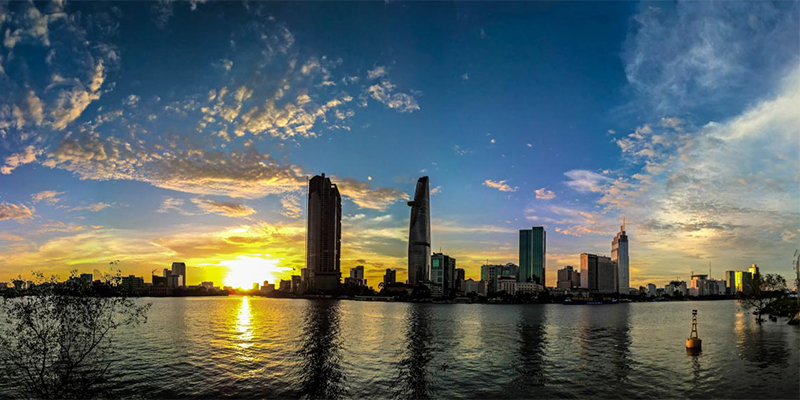
#> input picture assets/panorama.jpg, 800 x 400 px
$ python -i pipeline.py   (imports and definitions only)
#> lines starting #> are read from the running program, lines starting #| are printed output that depends on the picture; after the words box and inside, x2 and y2 are one past the last pixel; in counts of white or black regions, pixels touching at a corner belong together
"""Reproducible prototype for CO3057 Project 2.

Input images are supplied by the user in ``assets/``. The feature methods
are educational NumPy/SciPy implementations: Harris corners with normalized
local-patch descriptors, and FAST corners with oriented BRIEF descriptors
(an ORB-style binary method).
"""
from __future__ import annotations
import json, math, re, time
from pathlib import Path
import numpy as np
from PIL import Image
from scipy import ndimage, sparse
from scipy.sparse.linalg import spsolve
import matplotlib
# [1 line not run here, left out]
import matplotlib.pyplot as plt

ROOT = Path(__file__).resolve().parent
ASSETS = ROOT / 'assets'
RESULTS = ROOT / 'results'
# [1 line not run here, left out]

IMAGE_SUFFIXES = {'.bmp', '.jpeg', '.jpg', '.png', '.tif', '.tiff', '.webp'}


def save_rgb(arr, path):
    Image.fromarray(np.asarray(np.clip(arr, 0, 255), dtype=np.uint8), 'RGB').save(path)


# [12 lines left out: function image_files, not called in this run]


def role_match(path, aliases):
    tokens = set(re.split(r'[^a-z0-9]+', path.stem.lower()))
    return bool(tokens.intersection(aliases))


# [6 lines left out: function find_role, not called in this run]


def load_rgb(path):
    with Image.open(path) as image:
        return np.asarray(image.convert('RGB'), dtype=np.uint8)


# [118 lines left out: functions load_source_and_mask, load_panorama_views, poisson_clone, direct_clone, seam_edge_mean, not called in this run]


def harris_ncc_features(gray, max_points=450):
    g=gray.astype(np.float32)/255.0
    gx=ndimage.sobel(g,axis=1,mode='reflect')/8.0
    gy=ndimage.sobel(g,axis=0,mode='reflect')/8.0
    a=ndimage.gaussian_filter(gx*gx,1.4)
    b=ndimage.gaussian_filter(gx*gy,1.4)
    c=ndimage.gaussian_filter(gy*gy,1.4)
    response=a*c-b*b-0.045*(a+c)**2
    local=ndimage.maximum_filter(response,size=5,mode='nearest')
    peaks=(response>=local-1e-10)&(response>max(float(response.max())*0.0008,1e-7))
    candidates=[]
    for y,x in np.argwhere(peaks):
        if y<12 or y>=g.shape[0]-12 or x<12 or x>=g.shape[1]-12: continue
        candidates.append((float(response[y,x]),int(x),int(y),1.6))
    candidates.sort(reverse=True)
    # Spatial suppression avoids descriptors clustered at one corner.
    chosen=[]; cells=set()
    for score,x,y,sigma in candidates:
        cell=(x//7,y//7)
        if cell in cells: continue
        cells.add(cell); chosen.append((x,y,sigma))
        if len(chosen)>=max_points: break
    if not chosen: return np.empty((0,2)),np.empty((0,81),np.float32)
    coords=np.linspace(-6,6,9,dtype=np.float32)
    xx,yy=np.meshgrid(coords,coords)
    desc=[]; pts=[]
    for x,y,sigma in chosen:
        # Mean-center and L2-normalize a 9x9 intensity patch (NCC-style).
        v=ndimage.map_coordinates(g,[y+yy,x+xx],order=1,mode='reflect').ravel()
        v=v-v.mean(); v=v/(np.linalg.norm(v)+1e-8)
        desc.append(v); pts.append((x,y))
    return np.asarray(pts,float),np.asarray(desc,np.float32)


FAST_RING=[(-3,-1),(-3,0),(-3,1),(-2,2),(-1,3),(0,3),(1,3),(2,2),(3,1),(3,0),(3,-1),(2,-2),(1,-3),(0,-3),(-1,-3),(-2,-2)]

# [143 lines left out: functions orb_style_features, match_descriptors, normalize_points, fit_homography, transform_points, ransac_homography and 1 more, not called in this run]


def gray(rgb):
    a=rgb.astype(np.float32)
    return 0.299*a[:,:,0]+0.587*a[:,:,1]+0.114*a[:,:,2]


# [79 lines left out: functions run_feature_method, plot_composites, plot_panorama, main, not called in this run]

# [1 line not run here, left out]

>>> import cv2
>>> picture = cv2.imread('assets/panorama.jpg', cv2.IMREAD_GRAYSCALE)
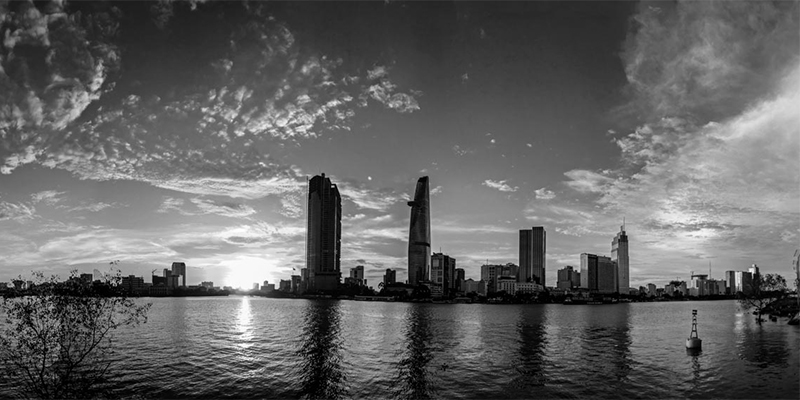
#> picture: shape (400, 800); min 0, max 255, mean 98.5
>>> result = harris_ncc_features(picture)
#> in harris_ncc_features, `gx=ndimage.sobel(g,axis=1,mode='reflect')/8.0`:
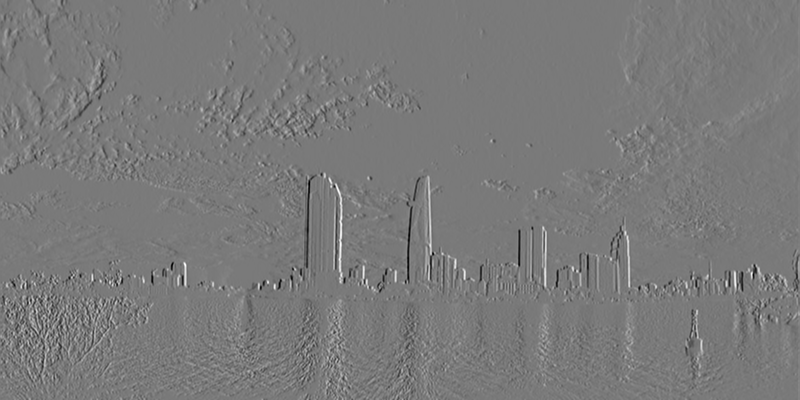
#> gx: shape (400, 800) float32; min -0.332, max 0.361, mean 0.000148; drawn with min black and max white
#> in harris_ncc_features, `gy=ndimage.sobel(g,axis=0,mode='reflect')/8.0`:
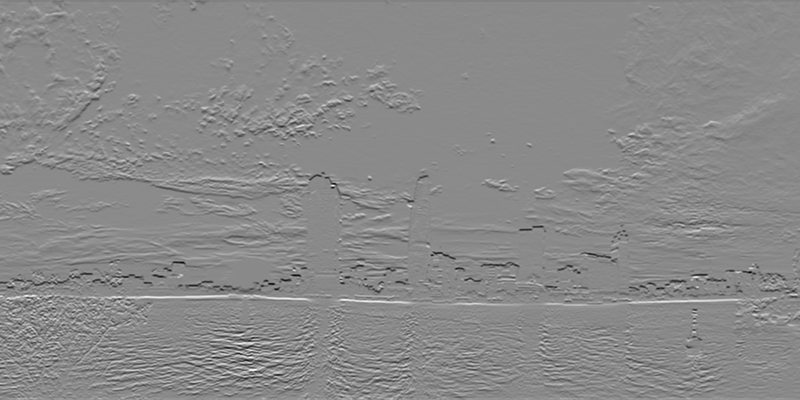
#> gy: shape (400, 800) float32; min -0.401, max 0.341, mean -0.000223; drawn with min black and max white
#> in harris_ncc_features, `b=ndimage.gaussian_filter(gx*gy,1.4)`:
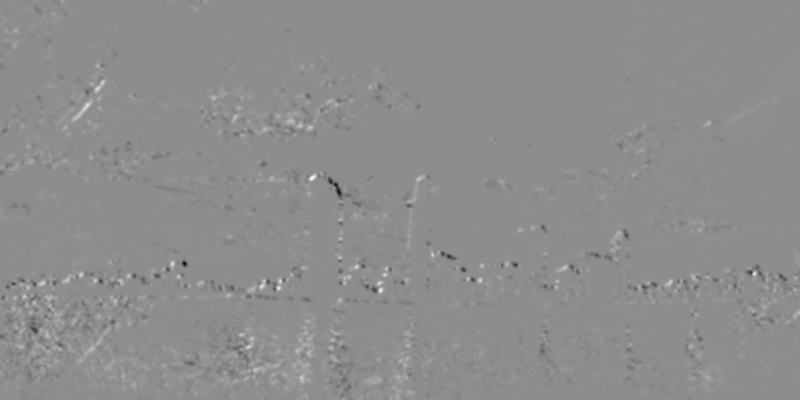
#> b: shape (400, 800) float32; min -0.0184, max 0.0147, mean 1.88e-05; drawn with min black and max white
#> in harris_ncc_features, `c=ndimage.gaussian_filter(gy*gy,1.4)`:
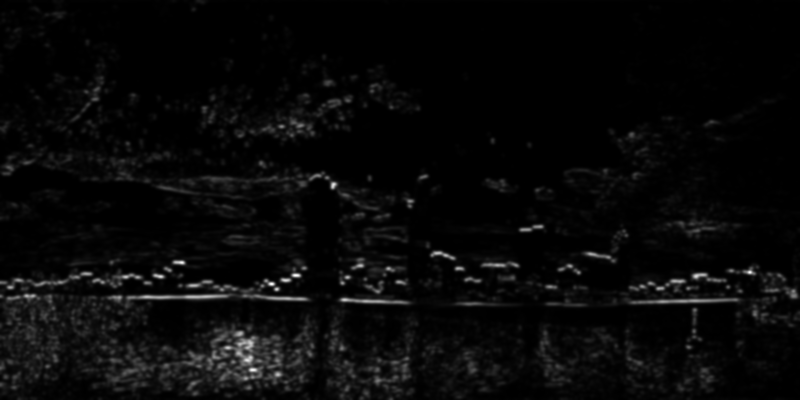
#> c: shape (400, 800) float32; min 5.08e-12, max 0.0466, mean 0.0016; drawn with min black and max white
#> in harris_ncc_features, `response=a*c-b*b-0.045*(a+c)**2`:
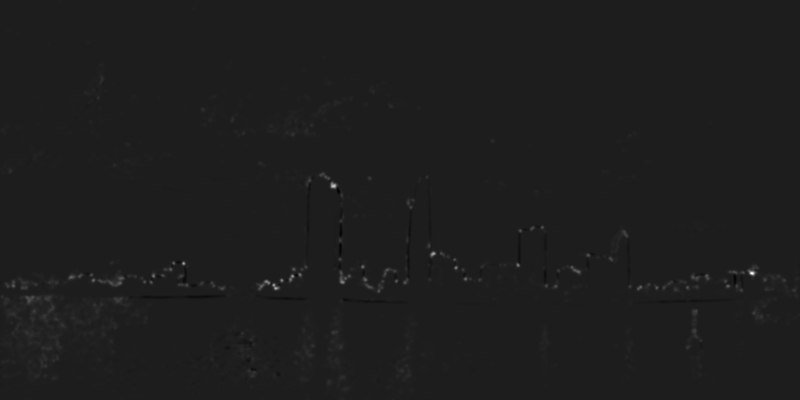
#> response: shape (400, 800) float32; min -9.17e-05, max 0.000703, mean 1.84e-06; drawn with min black and max white
#> in harris_ncc_features, `peaks=(response>=local-1e-10)&(response>max(float(response.max())*0.00..`:
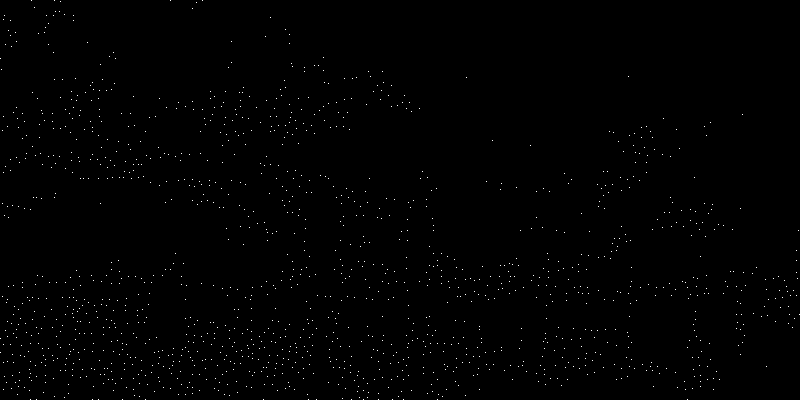
#> peaks: shape (400, 800) bool; 0.47% white in thin lines or dots
#> the loop in harris_ncc_features, `for y,x in np.argwhere(peaks):` made 1498 passes
#> (y, x) on passes 1 to 3: (0, 31), (0, 54), (0, 170)
#> after the loop in harris_ncc_features, `for y,x in np.argwhere(peaks):`: candidates = 1374 items, first 6: (1.37e-06, 64, 14, 1.6), (3.8e-06, 46, 15, 1.6), (2.22e-06, 53, 15, 1.6), (8.29e-07, 73, 15, 1.6), (1.51e-06, 270, 17, 1.6), (7.26e-07, 73, 20, 1.6)
#> the loop in harris_ncc_features, `for score,x,y,sigma in candidates:` made 483 passes
#> (score, x, y, cell) on passes 1 to 3: (0.000703, 752, 273, (107, 39)), (0.000522, 333, 186, (47, 26)), (0.000444, 275, 288, (39, 41))
#> after the loop in harris_ncc_features, `for score,x,y,sigma in candidates:`: cells = 450 items; chosen = 450 items, first 6: (752, 273, 1.6), (333, 186, 1.6), (275, 288, 1.6), (433, 253, 1.6), (183, 263, 1.6), (292, 276, 1.6)
#> the loop in harris_ncc_features, `for x,y,sigma in chosen:` made 450 passes
#> (x, y) on passes 1 to 3: (752, 273), (333, 186), (275, 288)
#> after the loop in harris_ncc_features, `for x,y,sigma in chosen:`: desc = 450 items; pts = 450 pairs, first value 12 to 787, second value 42 to 387
#> result = 2 point arrays, longest 450 points

$ run again, on assets/view_3.jpg
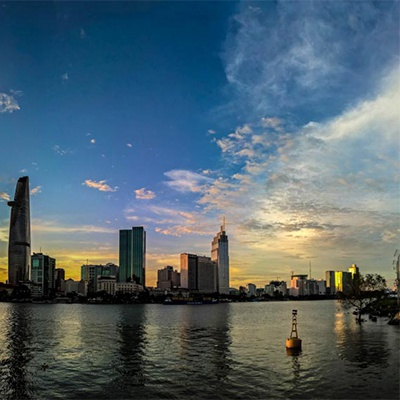
#> input picture assets/view_3.jpg, 400 x 400 px
#> in harris_ncc_features, `response=a*c-b*b-0.045*(a+c)**2`:
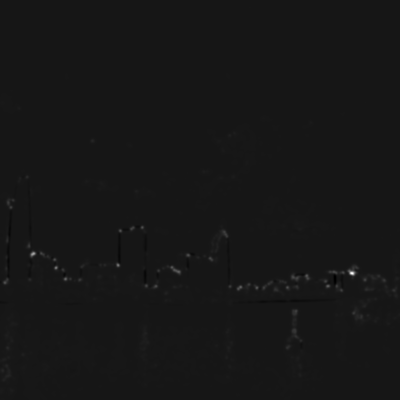
#> response: shape (400, 400) float32; min -7.06e-05, max 0.000716, mean 1.07e-06; drawn with min black and max white
#> in harris_ncc_features, `peaks=(response>=local-1e-10)&(response>max(float(response.max())*0.00..`:
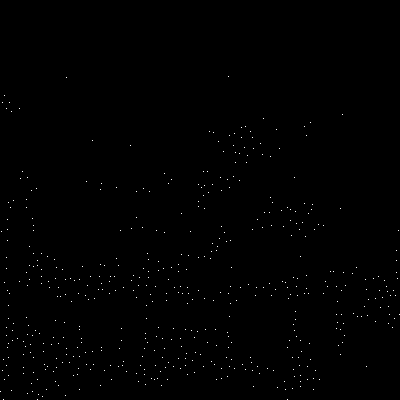
#> peaks: shape (400, 400) bool; 0.32% white in thin lines or dots, all inside (x1, y1, x2, y2) = (0, 76, 400, 400)
#> the loop in harris_ncc_features, `for y,x in np.argwhere(peaks):` made 507 passes
#> (y, x) on passes 1 to 3: (76, 228), (77, 66), (95, 4)
#> after the loop in harris_ncc_features, `for y,x in np.argwhere(peaks):`: candidates = 450 items, first 6: (1.49e-06, 228, 76, 1.6), (9.17e-07, 66, 77, 1.6), (1.65e-05, 19, 108, 1.6), (6.8e-07, 342, 114, 1.6), (4.94e-06, 263, 118, 1.6), (1.2e-05, 310, 122, 1.6)
#> the loop in harris_ncc_features, `for score,x,y,sigma in candidates:` made 450 passes
#> (score, x, y, cell) on passes 1 to 3: (0.000716, 352, 273, (50, 39)), (0.000437, 33, 253, (4, 36)), (0.000281, 56, 267, (8, 38))
#> after the loop in harris_ncc_features, `for score,x,y,sigma in candidates:`: cells = 410 items; chosen = 410 items, first 6: (352, 273, 1.6), (33, 253, 1.6), (56, 267, 1.6), (118, 265, 1.6), (65, 279, 1.6), (178, 271, 1.6)
#> the loop in harris_ncc_features, `for x,y,sigma in chosen:` made 410 passes
#> (x, y) on passes 1 to 3: (352, 273), (33, 253), (56, 267)
#> after the loop in harris_ncc_features, `for x,y,sigma in chosen:`: desc = 410 items; pts = 410 pairs, first value 12 to 387, second value 76 to 387
#> result = 2 point arrays, longest 410 points
